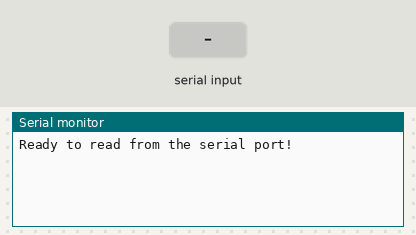
Bench run of a sketch on a simulated Arduino Uno, built with avr-gcc and run on an emulated ATmega328P. Shown: the last lines printed to the serial monitor. The inputs (shaded band) are chosen by the test bench.

Above: at 1.2 s.
1.3 s: "help\n" received over Serial
At 2.4 s:
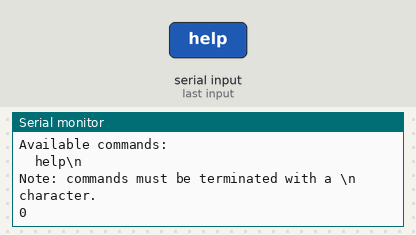
2.8 s: "1\n" received over Serial
At 3.3 s:
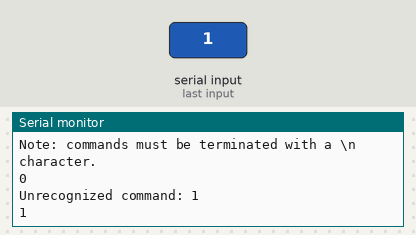

The sketch:

nonblockingSerial.ino
```cpp
#include "comms.h"

const long BAUD = 115200;
const uint8_t OK    = 0;
const uint8_t ERROR = 1;

// Prints a help message to the screen.
//
// Update this function if LINE_TERMINATOR changes.
void printHelp() {
  Serial.println(F("Available commands:"));
  Serial.println(F("  help\\n"));
  Serial.println(F(""));
  Serial.println(F("Note: commands must be terminated with a \\n character."));
}

///////////////////////////////////////////////////////////////////////////////////////
/// Main Program
///////////////////////////////////////////////////////////////////////////////////////
String input;
Message msg;

void setup() {
  Serial.begin(BAUD);
  messageInit(msg);

  Serial.println("Ready to read from the serial port!");
}

void loop() {
    if (readStringUntil(input, LINE_TERMINATOR, CHAR_LIMIT)) {
      parseMessage(input, msg);
      if (msg.isValid) {
        doAction(msg);
        Serial.print(String(OK) + LINE_TERMINATOR);
      } else {
        Serial.println(msg.errorMsg);
        Serial.print(String(ERROR) + LINE_TERMINATOR);
      }

      // Clear the input buffer to prepare for the next command.
      input = "";
    }
}

// Perform the action associated with the message.
void doAction(const Message& msg) {
  switch (msg.cmd) {
    case Command::help:
      printHelp();
      break;
    default:
      break;
  }
}
```

comms.cpp
```cpp
#include <Arduino.h>

#include "comms.h"

void clearSerialBuffer();

///////////////////////////////////////////////////////////////////////////////////////
/// Serial communications
///////////////////////////////////////////////////////////////////////////////////////
void messageInit(Message& msg) {
  msg.cmd = Command::help;
  msg.isValid = true;
  msg.errorMsg = "";
}

// Read from Serial until untilChar char found or char limit read or timeout reached.
//
// The function returns true when untilChar is found or the input is length limited.
// Otherwise false is returned. untilChar, if found, is returned as last char in String.
//
// If no char limit is desired, then pass 0 for the `char_limit` argument.
//
// This function call is non-blocking.
bool readStringUntil(String& input, char untilChar, size_t charLimit) {
  static bool timerRunning;
  static unsigned long timerStart;
  static const unsigned long timeout_ms = 1000; // 1 sec; set to 0 for no timeout

  while (Serial.available()) {
    timerRunning = false;

    char c = Serial.read();
    input += c;
    if (c == untilChar) {
      return true;
    }
    if (charLimit && (input.length() >= charLimit)) {
      return true;
    }
    // Restart timer running if the timeout is non-zero.
    if (timeout_ms > 0) {
      timerRunning = true;
      timerStart = millis();
    }
  }

  if (timerRunning && ((millis() - timerStart) > timeout_ms)) {
    timerRunning = false;
    return true;
  }

  return false;
}

///////////////////////////////////////////////////////////////////////////////////////////////////
/// Message parsing
///////////////////////////////////////////////////////////////////////////////////////////////////
// Parse the string and convert it to a known message format.
void parseMessage(const String& input, Message& msg) {
  // Terminator must be present because serial input has a char limit;
  // exceeding the limit should produce an invalid command.
  if (input.charAt(input.length() - 1) != LINE_TERMINATOR) {
    msg.isValid = false;
    msg.errorMsg = "Command character limit exceeded without finding a line terminator";
    clearSerialBuffer();
    return;
  }
  int verbEnd = input.indexOf(' ');
  String verbStr;
  String argStr;
  if (verbEnd == -1) {
    // verbStr is the whole string; get rid of the line terminator.
    verbStr = input.substring(0, input.length() - 1);
  } else {
    verbStr = input.substring(0, verbEnd);
    argStr = input.substring(verbEnd + 1);
  }

  // Parse the verb part of the command
  msg.isValid = true;
  if (verbStr.equalsIgnoreCase("help")) {
    msg.cmd = Command::help;
  } else {
    // Handle unrecognized commands
    msg.isValid = false;
    msg.errorMsg = "Unrecognized command: " + input;
    return;
  }
}

void clearSerialBuffer() {
  // Small delay to allow the buffer to fill with any pending characters
  delay(10);

  while (Serial.available() > 0) {
    Serial.read();
  }
}
```

comms.h
```cpp
/// Communications datatypes and functions.
///
/// This module contains the datatypes and functions for parsing serial input into
/// commands.
#ifndef COMMS_H
#define COMMS_H

// The maximum number of characters that can be read from Serial.
const size_t CHAR_LIMIT = 20;

// The line terminator character for Serial input.
//
// Update the printHelp function if this changes.
const char LINE_TERMINATOR = '\n';

// The set of possible commands.
enum class Command {help};

// Message data after parsing the serial input.
// Each Command uses a non-exclusive subset of the fields.
typedef struct {
  Command cmd;
  bool isValid;
  String errorMsg;
} Message;

// Initialize a Message struct with default values.
void messageInit(Message& msg);

// Read from Serial until untilChar char found or char limit read or timeout reached.
//
// The function returns true when untilChar is found or the input is length limited.
// Otherwise false is returned. untilChar, if found, is returned as last char in String.
//
// If no char limit is desired, then pass 0 for the `charLimit` argument.
//
// This function call is non-blocking.
bool readStringUntil(String& input, char untilChar, size_t charLimit);

// Parse the string and convert it to a known message format.
void parseMessage(const String& input, Message& msg);

#endif // #COMMS_H
```

Measured:
- after the input at 1.3 s, the serial monitor: prints a new line at once (image 1)
- after the input at 2.8 s, the serial monitor: prints a new line at once (image 2)
